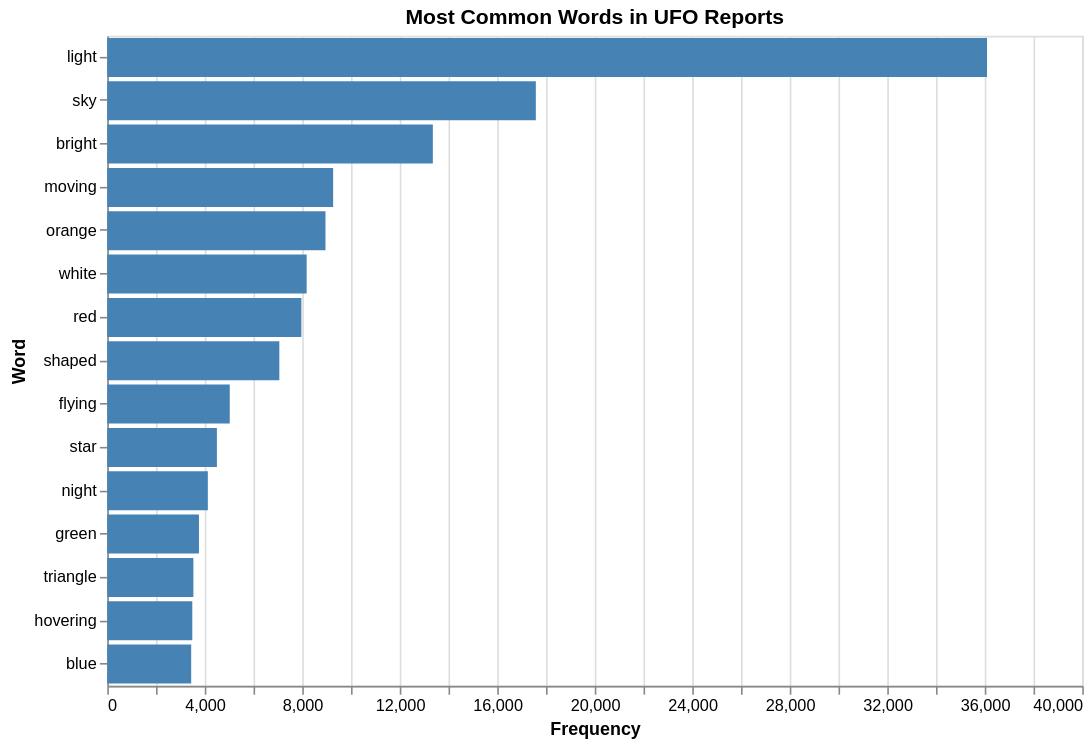

This figure's notebook cell:
### Code cell
import altair as alt

top15 = pd.DataFrame(word_freq.most_common(15), columns=['word', 'count'])

chart = alt.Chart(top15).mark_bar(color='steelblue').encode(
    x=alt.X('count:Q', title='Frequency'),
    y=alt.Y('word:N', sort='-x', title='Word')
).properties(
    title='Most Common Words in UFO Reports',
    width=600,
    height=400
)

chart.display()

### Figure 1 — Vega-Lite specification as saved in the notebook (floating-point values rounded to 4 significant figures)
{"config": {"view": {"continuousWidth": 300, "continuousHeight": 300}}, "data": {"name": "data-b1df09355a07ae0c59e6c661726af340"}, "mark": {"type": "bar", "color": "steelblue"}, "encoding": {"x": {"field": "count", "title": "Frequency", "type": "quantitative"}, "y": {"field": "word", "sort": "-x", "title": "Word", "type": "nominal"}}, "height": 400, "title": "Most Common Words in UFO Reports", "width": 600, "$schema": "https://vega.github.io/schema/vega-lite/v5.20.1.json", "datasets": {"data-b1df09355a07ae0c59e6c661726af340": [{"word": "light", "count": 36093}, {"word": "sky", "count": 17583}, {"word": "bright", "count": 13358}, {"word": "moving", "count": 9267}, {"word": "orange", "count": 8953}, {"word": "white", "count": 8181}, {"word": "red", "count": 7964}, {"word": "shaped", "count": 7060}, {"word": "flying", "count": 5026}, {"word": "star", "count": 4498}, {"word": "night", "count": 4127}, {"word": "green", "count": 3762}, {"word": "triangle", "count": 3534}, {"word": "hovering", "count": 3489}, {"word": "blue", "count": 3443}]}}
